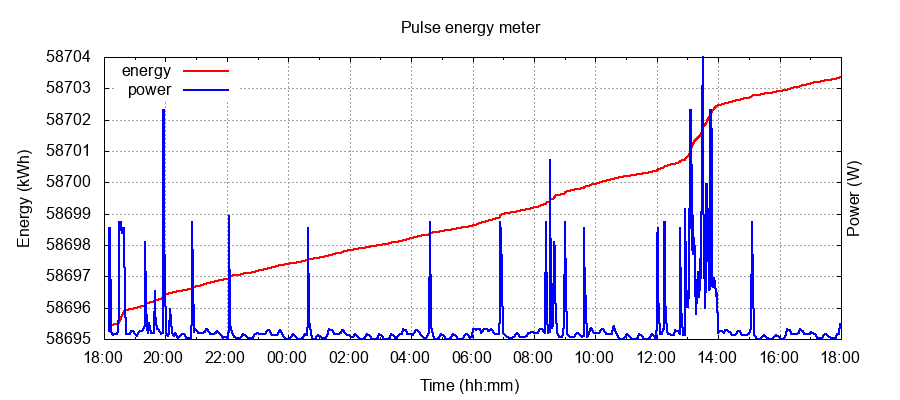

Source code (gnuplot):
set datafile separator ","
set terminal png size 900,400
set title "Pulse energy meter"
set xdata time
set timefmt "%s"
set format x "%H:%M"
set xlabel "Time (hh:mm)"
set ylabel "Energy (kWh)"
set y2label "Power (W)"
set key top left
set grid
plot "pulse.log" using ($2 + 2*60*60):($4/1000) with lines lw 2 lt 2 lc rgb "red" title 'energy' axis x1y1, "pulse.log" using ($2 + 2*60*60):5 with lines lw 2 lt 2 lc rgb "blue" title 'power' axis x1y2
